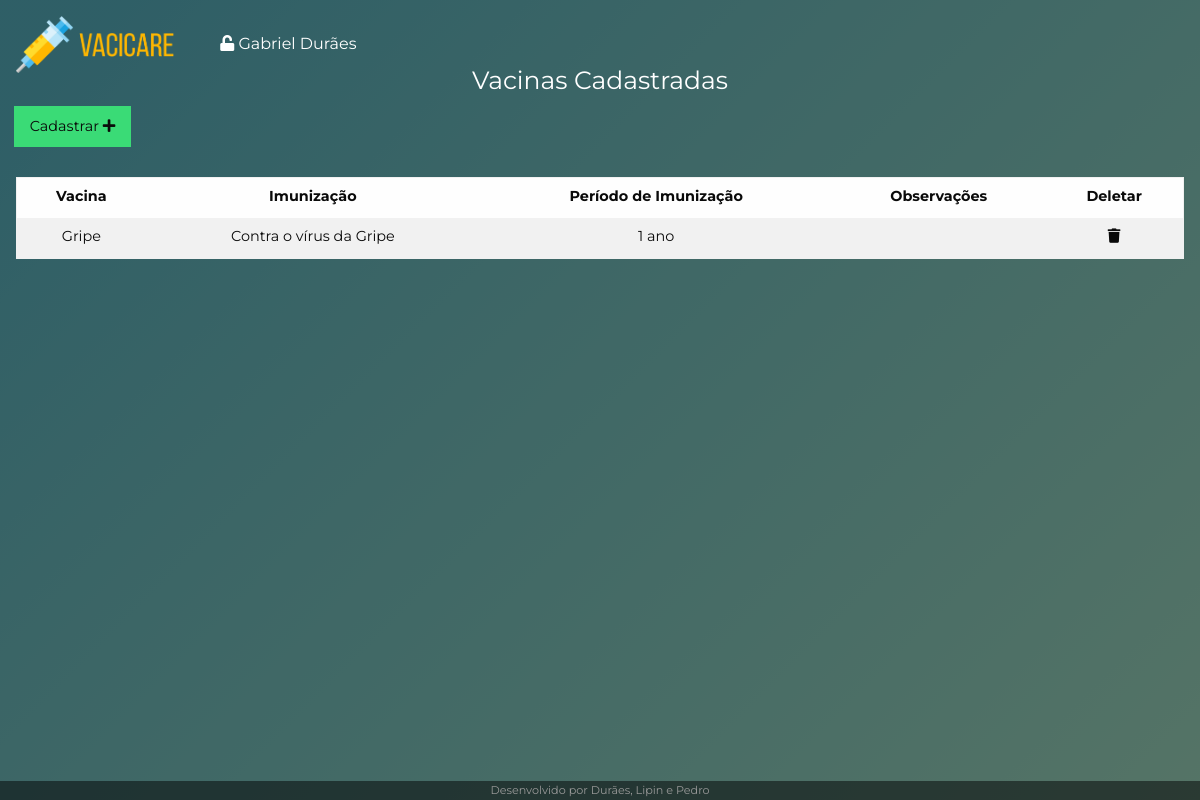
The app's page /admin/vacinas.php (signed in) with its own data.
### tables this page shows
CREATE TABLE `tb_vacina` (
  `id_vacina` int(255) NOT NULL AUTO_INCREMENT,
  `nome_vacina` varchar(255) NOT NULL,
  `imunizacao` text NOT NULL,
  `duracao_vacina` varchar(255) NOT NULL,
  `obs_vacina` text,
  `created_at` datetime NOT NULL,
  `update_at` datetime DEFAULT NULL,
  PRIMARY KEY (`id_vacina`) USING BTREE
);

### engine/classes/tb_vacina.php (called while the page is built, shortened)
<?php
	class Tb_vacina{
		public function ReadAll(){
			$sql = "
				SELECT *
				FROM
					tb_vacina
				";
			$DB = new DB();
			$DB->open();
			$Data = $DB->fetchData($sql);
			if($Data ==NULL){
				$realData = $Data;
			}
			else{
				foreach($Data as $itemData){
					if(is_bool($itemData)) continue;
					else{
						$realData[] = $itemData;
					}
				}
			}
			return $realData;
		}
	};
?>

### engine/bd/bd.php (called while the page is built, shortened)
<?php
    class DB {
        private $dbi;
        function open() {
            $this->dbi = new PDO('mysql:host='.DB_HOSTI.';dbname='.DB_DATABASEI.';charset=utf8mb4',DB_USERNAMEI,DB_PASSWORDI);
            $this->dbi->setAttribute(PDO::ATTR_ERRMODE, PDO::ERRMODE_EXCEPTION);
            $this->dbi->setAttribute(PDO::ATTR_EMULATE_PREPARES, false);
        }
        function close() {
            $this->dbi = NULL;
        }
        function fetchData($sql) {
            $stmt = $this->dbi->query($sql);
            $results = $stmt->fetchAll(PDO::FETCH_ASSOC);
            return $results;
        }
    }
?>

### admin/vacinas.php (the view, shortened to what this page needs)
<!DOCTYPE html>
<html>
<head>
	<link href="../css/foundation.min.css" rel="stylesheet">
	<link href="../css/home.css" rel="stylesheet">
	<link href="../css/animate.css" rel="stylesheet">
	<link rel="stylesheet" href="https://use.fontawesome.com/releases/v5.1.1/css/all.css">
</head>
<body>
	<div id="home">
		<div id="menu">
			<a href="index.php"><img src="../img/logo.png" id="logo"></a>
			<ul class="dropdown menu" data-dropdown-menu style="display: inline-block;">
				<li>
					<a  id="login"><i class="fa fa-unlock"></i> <?php echo $_SESSION['nome_usuario']; ?></a>
				</li>
			</ul>
		</div>
		<br>
		<div class="cell medium-12 small-10">
			<h4 class="text-center" style="color: #fff; margin-top: -2em;"> Vacinas Cadastradas </h4>
		</div>
		<div class="cell small-12">
			<button data-open="cadastrar_vacina" style="margin-left: 1em;" type="button" class="success button">Cadastrar <i class="fa fa-plus"></i></button>
		</div>
		<div class="table-scroll hover" style="padding: 0 1em;">
			<?php
			$tb_vacina = new Tb_vacina();
			$tb_vacina = $tb_vacina->ReadAll();
			if(!$tb_vacina){ ?>
				<h3 class="text-center" style="color: #fff; margin-top: 5em;"> Nenhuma vacina encontrada! </h3>
				<?php
			}else{
				?>
				<table style="width:100%; font-size: 0.9em; margin-top: 1em;">
					<tr style="background: ; color: ;">
						<th>Vacina</th>
						<th>Imunização</th>
						<th>Período de Imunização</th>
						<th>Observações</th>
						<th>Deletar</th>
					</tr>
					<?php
					foreach ($tb_vacina as $tb_vacina) {
						?>
						<tr class="text-center">
							<td><?php echo $tb_vacina['nome_vacina']; ?></td>
							<td><?php echo $tb_vacina['imunizacao']; ?></td>
							<td><?php echo $tb_vacina['duracao_vacina']; ?></td>
							<td><?php echo $tb_vacina['obs_vacina']; ?></td>
							<td class="delete" id="<?php echo $tb_vacina['id_vacina']?>"><i class="fa fa-trash"></i></td>
						</tr>
						<?php
					}
					?>
				</table>
				<?php
			}
			?>
		</div>
		<div id="footer">
			Desenvolvido por Durães, Lipin e Pedro
		</div>
	</div>
</body>
</html>

### css/home.css (style rules this page uses)
* { margin: 0; font-family: 'Montserrat', sans-serif; }
html,body { height: 100vh; width: 100%; background-color: #abe9cd; background-image: linear-gradient(315deg, rgba(171, 233, 205, 0.9), rgba(62, 173, 207, 0.7) 94%), url('https://static.noticiasaominuto.com.br/stockimages/1920/naom_595d89e2f08ee.jpg?1512406026'); background-repeat: no-repeat; background-size: cover; background-attachment: fixed; background-position: center; }
h1,h2,h3,h4,h5,h6,p { font-family: 'Montserrat', sans-serif; }
#home { height: 100vh; width: 100%; background: rgba(0,0,0,0.5); }
#menu { display: block; }
#login { margin-top: 5px; font-family: 'Montserrat', sans-serif; color: #fff; }
#logo { width: 200px; padding: 1em; }
.reveal, .menu li { outline: none; border: 0; }
#login:after { display: none; }
#footer { text-align: center; position: fixed; display: block; bottom: 0; background: rgba(0,0,0,0.5); padding: 0.1em; width: 100%; color: #999; font-size: 0.7em; }

### records on screen
tb_vacina: nome_vacina "Gripe", imunizacao "Contra o vírus da Gripe", duracao_vacina "1 ano"

### other values on screen
$_SESSION['nome_usuario'] "Gabriel Durães"
